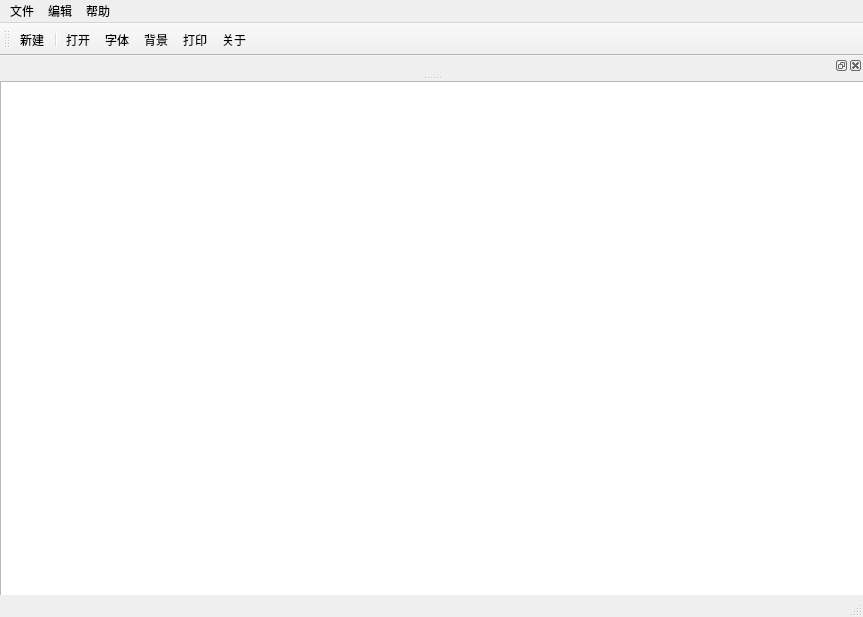
<?xml version="1.0" encoding="UTF-8"?>
<ui version="4.0">
 <class>MainWindow</class>
 <widget class="QMainWindow" name="MainWindow">
  <property name="geometry">
   <rect>
    <x>0</x>
    <y>0</y>
    <width>863</width>
    <height>617</height>
   </rect>
  </property>
  <property name="windowTitle">
   <string>MainWindow</string>
  </property>
  <property name="toolTip">
   <string>&lt;html&gt;&lt;head/&gt;&lt;body&gt;&lt;p&gt;安徽络嵌控制系统有限公司&lt;/p&gt;&lt;/body&gt;&lt;/html&gt;</string>
  </property>
  <widget class="QWidget" name="centralwidget">
   <widget class="QTextEdit" name="textEdit">
    <property name="geometry">
     <rect>
      <x>0</x>
      <y>0</y>
      <width>871</width>
      <height>561</height>
     </rect>
    </property>
   </widget>
  </widget>
  <widget class="QMenuBar" name="menubar">
   <property name="geometry">
    <rect>
     <x>0</x>
     <y>0</y>
     <width>863</width>
     <height>23</height>
    </rect>
   </property>
   <widget class="QMenu" name="menu">
    <property name="title">
     <string>文件</string>
    </property>
    <addaction name="actionnew"/>
    <addaction name="separator"/>
    <addaction name="actionopen"/>
    <addaction name="actionprint"/>
   </widget>
   <widget class="QMenu" name="menu_2">
    <property name="title">
     <string>编辑</string>
    </property>
    <addaction name="actionfont"/>
    <addaction name="actionbackground"/>
   </widget>
   <widget class="QMenu" name="menu_3">
    <property name="title">
     <string>帮助</string>
    </property>
    <addaction name="actionabout"/>
   </widget>
   <addaction name="menu"/>
   <addaction name="menu_2"/>
   <addaction name="menu_3"/>
  </widget>
  <widget class="QStatusBar" name="statusbar"/>
  <widget class="QToolBar" name="toolBar">
   <property name="windowTitle">
    <string>toolBar</string>
   </property>
   <attribute name="toolBarArea">
    <enum>TopToolBarArea</enum>
   </attribute>
   <attribute name="toolBarBreak">
    <bool>false</bool>
   </attribute>
   <addaction name="actionnew"/>
   <addaction name="separator"/>
   <addaction name="actionopen"/>
   <addaction name="actionfont"/>
   <addaction name="actionbackground"/>
   <addaction name="actionprint"/>
   <addaction name="actionabout"/>
  </widget>
  <widget class="QDockWidget" name="dockWidget_2">
   <property name="allowedAreas">
    <set>Qt::BottomDockWidgetArea|Qt::TopDockWidgetArea</set>
   </property>
   <attribute name="dockWidgetArea">
    <number>4</number>
   </attribute>
   <widget class="QWidget" name="dockWidgetContents_2"/>
  </widget>
  <action name="actionnew">
   <property name="icon">
    <iconset theme="new">
     <normaloff>.</normaloff>.</iconset>
   </property>
   <property name="text">
    <string>新建</string>
   </property>
  </action>
  <action name="actionopen">
   <property name="text">
    <string>打开</string>
   </property>
  </action>
  <action name="actionfont">
   <property name="text">
    <string>字体</string>
   </property>
  </action>
  <action name="actionprint">
   <property name="text">
    <string>打印</string>
   </property>
  </action>
  <action name="actionabout">
   <property name="text">
    <string>关于</string>
   </property>
  </action>
  <action name="actionbackground">
   <property name="text">
    <string>背景</string>
   </property>
  </action>
 </widget>
 <resources/>
 <connections/>
</ui>
